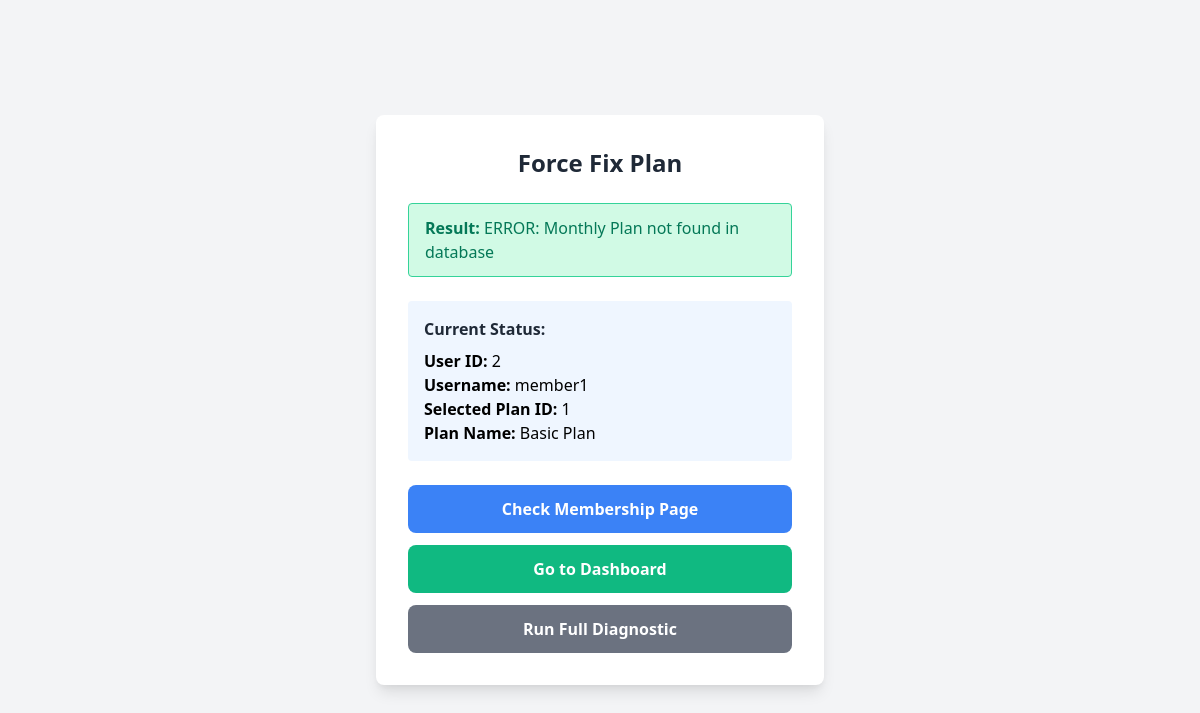
Screenshot of /force_fix_plan.php (signed in) with the database file from the repository.
### tables this page shows
CREATE TABLE IF NOT EXISTS `users` (
  `id` int(11) NOT NULL AUTO_INCREMENT,
  `username` varchar(50) NOT NULL,
  `password` varchar(255) NOT NULL,
  `email` varchar(100) DEFAULT NULL,
  `full_name` varchar(255) DEFAULT NULL,
  `phone` varchar(20) DEFAULT NULL,
  `address` text DEFAULT NULL,
  `role` enum('admin','member','trainer') DEFAULT 'member',
  `selected_plan_id` int(11) DEFAULT NULL,
  `qr_code` text DEFAULT NULL,
  `profile_picture` varchar(255) DEFAULT NULL,
  `created_at` timestamp DEFAULT CURRENT_TIMESTAMP,
  `updated_at` timestamp DEFAULT CURRENT_TIMESTAMP ON UPDATE CURRENT_TIMESTAMP,
  PRIMARY KEY (`id`),
  UNIQUE KEY `username` (`username`),
  UNIQUE KEY `email` (`email`)
);

CREATE TABLE IF NOT EXISTS `membership_plans` (
  `id` int(11) NOT NULL AUTO_INCREMENT,
  `name` varchar(255) NOT NULL,
  `description` text DEFAULT NULL,
  `price` decimal(10,2) NOT NULL,
  `duration` int(11) NOT NULL COMMENT 'Duration in days',
  `features` text DEFAULT NULL,
  `created_at` timestamp DEFAULT CURRENT_TIMESTAMP,
  PRIMARY KEY (`id`)
);

### force_fix_plan.php (the view, shortened to what this page needs)
<?php
require_once 'db.php';
$user_id = $_SESSION['user_id'];
$result_message = '';
$payment_sql = "SELECT * FROM payment_history
                WHERE user_id = ? AND payment_status = 'Approved'
                ORDER BY payment_date DESC LIMIT 1";
$payment_stmt = $conn->prepare($payment_sql);
$payment_stmt->bind_param("i", $user_id);
$payment_stmt->execute();
$approved_payment = $payment_stmt->get_result()->fetch_assoc();
if ($approved_payment) {
    $plan_sql = "SELECT * FROM membership_plans WHERE name LIKE '%Monthly%' OR name LIKE '%monthly%' LIMIT 1";
    $plan_result = $conn->query($plan_sql);
    $monthly_plan = $plan_result->fetch_assoc();
    if ($monthly_plan) {
        $update_sql = "UPDATE users SET selected_plan_id = ? WHERE id = ?";
        $update_stmt = $conn->prepare($update_sql);
        $update_stmt->bind_param("ii", $monthly_plan['id'], $user_id);
        if ($update_stmt->execute()) {
            $result_message = "SUCCESS! Your plan has been set to: " . $monthly_plan['name'];
            $update_payment_sql = "UPDATE payment_history SET plan_id = ? WHERE id = ?";
            $update_payment_stmt = $conn->prepare($update_payment_sql);
            $update_payment_stmt->bind_param("ii", $monthly_plan['id'], $approved_payment['id']);
            $update_payment_stmt->execute();
        } else {
            $result_message = "ERROR: Could not update plan. Database error: " . $conn->error;
        }
    } else {
        $result_message = "ERROR: Monthly Plan not found in database";
    }
}
$user_sql = "SELECT u.*, mp.name as plan_name FROM users u
             LEFT JOIN membership_plans mp ON u.selected_plan_id = mp.id
             WHERE u.id = ?";
$user_stmt = $conn->prepare($user_sql);
$user_stmt->bind_param("i", $user_id);
$user_stmt->execute();
$current_user = $user_stmt->get_result()->fetch_assoc();
?>
<!DOCTYPE html>
<html lang="en">
<head>
    <link href="https://cdn.jsdelivr.net/npm/tailwindcss@2.2.19/dist/tailwind.min.css" rel="stylesheet">
</head>
<body class="bg-gray-100 min-h-screen flex items-center justify-center p-4">
    <div class="bg-white rounded-lg shadow-lg p-8 max-w-md w-full">
        <h1 class="text-2xl font-bold text-gray-800 mb-6 text-center">Force Fix Plan</h1>
        <div class="mb-6">
            <div class="bg-green-100 border border-green-400 text-green-700 px-4 py-3 rounded mb-4">
                <strong>Result:</strong> <?php echo $result_message; ?>
            </div>
        </div>
        <div class="bg-blue-50 p-4 rounded mb-6">
            <h3 class="font-semibold text-gray-800 mb-2">Current Status:</h3>
            <p><strong>User ID:</strong> <?php echo $current_user['id']; ?></p>
            <p><strong>Username:</strong> <?php echo $current_user['username']; ?></p>
            <p><strong>Selected Plan ID:</strong> <?php echo $current_user['selected_plan_id'] ?? 'NULL'; ?></p>
            <p><strong>Plan Name:</strong> <?php echo $current_user['plan_name'] ?? 'No Plan'; ?></p>
        </div>
        <div class="space-y-3">
            <a href="member/membership.php" class="block w-full bg-blue-500 text-white text-center py-3 px-4 rounded-lg hover:bg-blue-600 font-semibold">
                Check Membership Page
            </a>
            <a href="member/homepage.php" class="block w-full bg-green-500 text-white text-center py-3 px-4 rounded-lg hover:bg-green-600 font-semibold">
                Go to Dashboard
            </a>
            <a href="check_user_payment.php" class="block w-full bg-gray-500 text-white text-center py-3 px-4 rounded-lg hover:bg-gray-600 font-semibold">
                Run Full Diagnostic
            </a>
        </div>
    </div>
</body>
</html>

### rows the page displays
users: id "2", username "member1", selected_plan "1", selected_plan.name "Basic Plan"

### other values shown
$result_message "ERROR: Monthly Plan not found in database"
